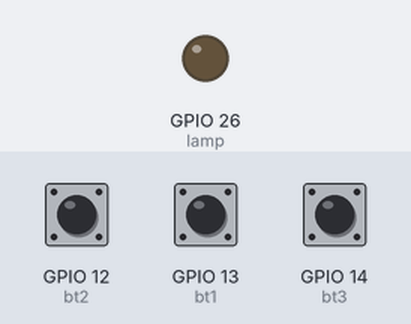
Recording of a sketch running on a simulated ESP32. Shown: output pins drawn as LEDs (lit = HIGH). The inputs (shaded band) are chosen by the test bench; at power-on: GPIO 12 (bt2) HIGH, GPIO 13 (bt1) HIGH, GPIO 14 (bt3) HIGH.

Above: at 1.2 s.
1.3 s: GPIO 12 (bt2) pulled LOW for 0.15 s
At 1.37 s:
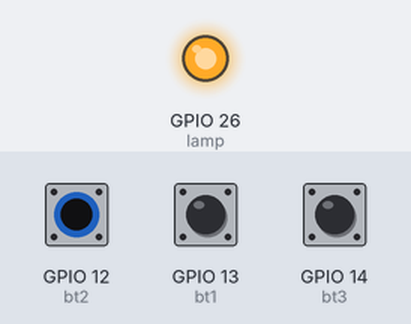
2.9 s: GPIO 12 (bt2) pulled LOW for 3.2 s
At 6.5 s:
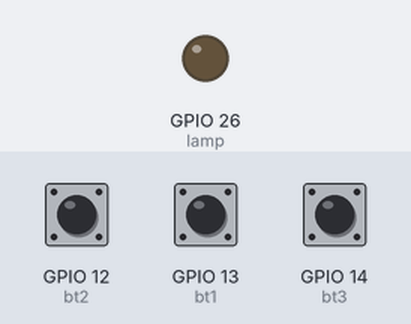
7.6 s: GPIO 13 (bt1) pulled LOW for 3.2 s
At 8.8 s:
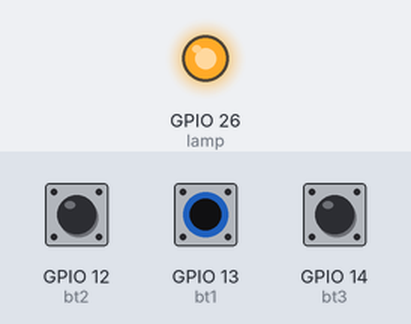
Timing chart, 0 to 12.3 s (numbered marks = the images above; inputs shaded):
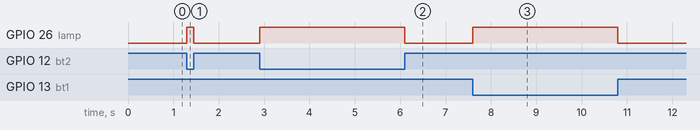

Measured:
- after the input at 1.3 s, GPIO 26 (lamp): LOW → HIGH at once, → LOW 0.15 s later
- after the input at 2.9 s, GPIO 26 (lamp): LOW → HIGH at once, → LOW 3.2 s later
- after the input at 7.6 s, GPIO 26 (lamp): LOW → HIGH at once, → LOW 3.2 s later

The sketch:

Exercise1-ledTurnOn.ino
```cpp
const int bt1 = 13;
const int bt2 = 12;
const int bt3 = 14;
const int lamp = 26;

bool state = false;

void setup() {
  // put your setup code here, to run once:
  pinMode(bt1, INPUT_PULLUP);
  pinMode(bt2, INPUT_PULLUP);
  pinMode(bt3, INPUT_PULLUP);
  pinMode(lamp, OUTPUT);
}

void loop() {
  // put your main code here, to run repeatedly:

  if (digitalRead(bt1) == LOW) {
    state = true;
  } else if (digitalRead(bt2) == LOW) {
    state = true;
  } else if (digitalRead(bt3) == LOW) {
    state = true;
  } else {
    state = false;
  }

  digitalWrite(lamp, state);
}
```
